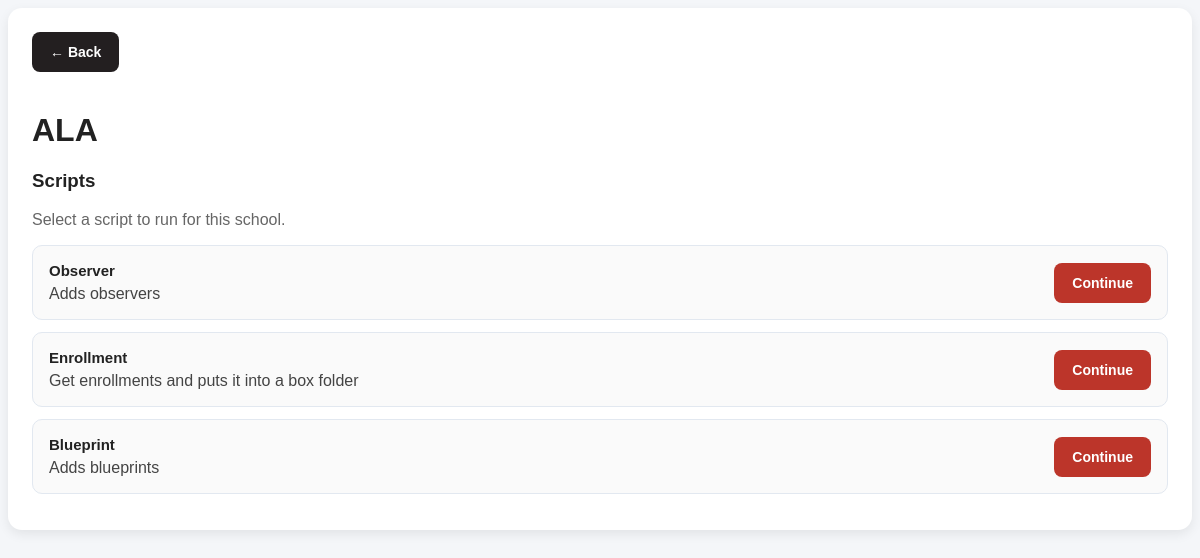
Before: /Canvas/ALA/ with the older database file.
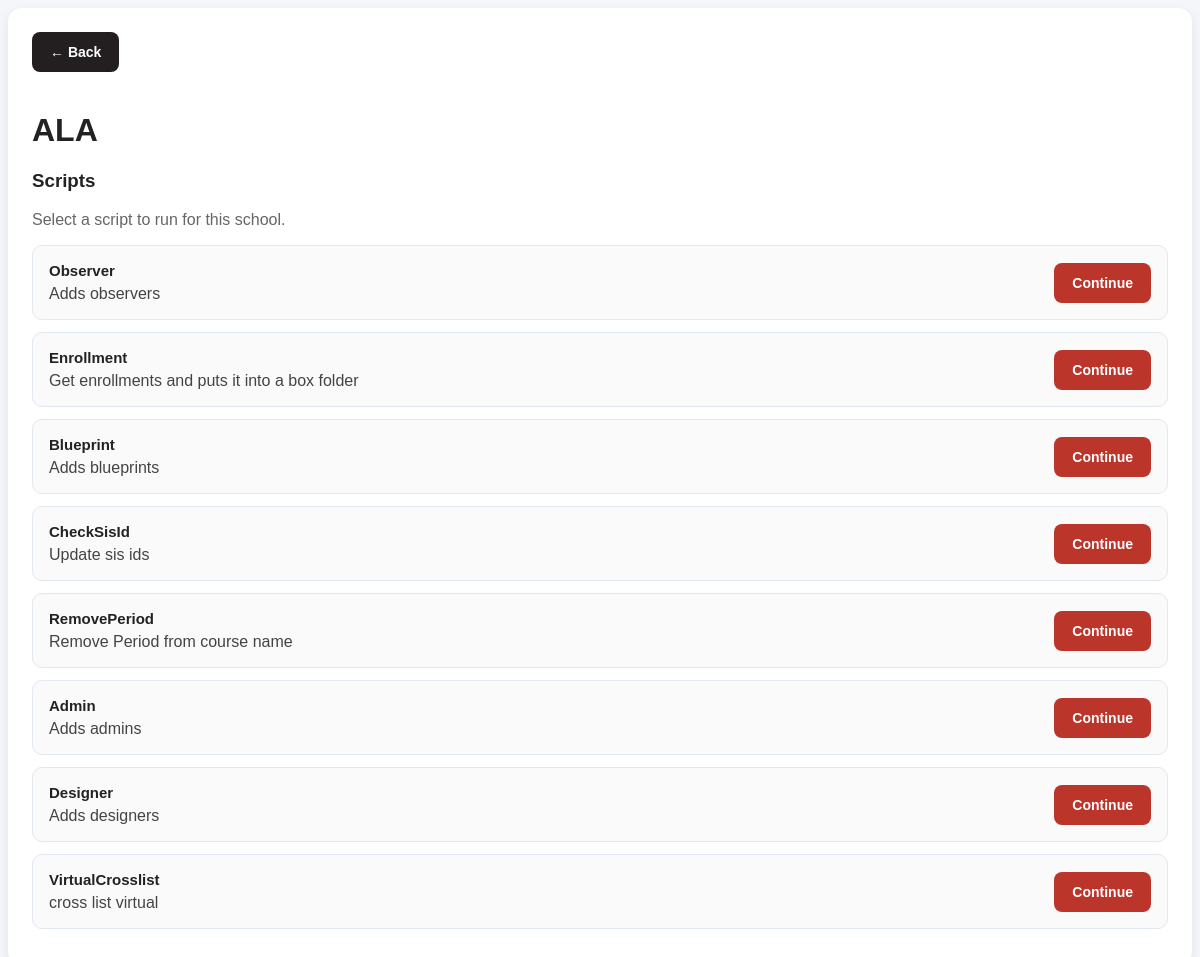
After: the same page with the newer database file.
### CanvasApp/models/models.py (models this page shows, shortened)
class School (models.Model):
    name = models.CharField(max_length=100)

### CanvasApp/models/models_script.py (models this page shows, shortened)
class Script(models.Model):
    possible_scripts = {
        "Admin": "Add Admins script",
        "Blueprint": "Blueprint script",
        "Designer": "Designer script",
        "LexBlueprint": "Lexington specific blueprint script",
        "Observer": "Observer script",
        "Enrollment": "Enrollment script",
        "CheckSisId": "CheckSisId script",
        "VirtualCrosslist": "Virtual Crosslist script",
        "RemovePeriod": "Remove Period script",
    }
    brief = {
        "Admin": "Adds admins",
        "Blueprint": "Adds blueprints",
        "Designer": "Adds designers",
        "LexBlueprint": "Adds blueprints",
        "Observer": "Adds observers",
        "Enrollment": "Get enrollments and puts it into a box folder",
        "CheckSisId": "Update sis ids",
        "VirtualCrosslist": "cross list virtual",
        "RemovePeriod": "Remove Period from course name",
    }
    full = {
        "Admin": (
            "The Admin script uses the staff list created by GIB Admin to add administrators "
            "to the correct accounts."
        ),
        "Blueprint": (
            "The Blueprint script uses the provided Box file to attach blueprints to courses. "
            "If 'Dissociate' is checked, all existing blueprint associations are removed before "
            "new ones are added. Courses already attached to a blueprint cannot be attached to another."
        ),
        "Designer": (
            "The Designer script checks every non-completed course to ensure all teachers also "
            "have the designer role. Teachers missing the designer role are updated automatically. "
            "If 'Delete Designers' is checked, users who are designers but not teachers in the course "
            "will have their designer role removed."
        ),
        "LexBlueprint": (
            "The LexBlueprint script reviews every course and assigns the correct blueprint "
            "based on the course name."
        ),
        "Observer": (
            "The Observer script creates users from a provided Box file ('Box Observer Code') "
            "and then assigns those users as observers to users listed in another Box file "
            "('Box User Code')."
        ),
        "Enrollment": (
            "The Enrollment script retrieves enrollments from all non-completed courses and "
            "exports the results to a folder in Box."
        ),
        "CheckSisId": (
            "The CheckSisId script verifies that teacher SIS IDs begin with 't' and student "
            "SIS IDs begin with 's'. Users are identified by their email domains, using "
            "'@<school domain>.org' for teachers and '@stu.<school domain>.org' for students."
            "\nstudents/teachers without SIS IDs are not shown here."
        ),
        "VirtualCrosslist": (
            "The VirtualCrosslist script manages virtual cross-listing behavior for courses. "
            "The logic behind this process is being reviewed."
        ),
        "RemovePeriod": (
            "The RemovePeriod script finds courses with 'Period' in the course name and removes it."
        ),
    }
    school = models.ForeignKey(School, on_delete=models.CASCADE)
    script_name = models.CharField(max_length=50, choices=possible_scripts)
    @property
    def brief_summary(self) -> str:
        return self.brief[str(self.script_name)]

### CanvasApp/views/views.py (the view, shortened to what this page needs)
# urls.py: path("<str:school_name>/", views.SchoolView.as_view(), name= "schoolView"),
class SchoolView(View):
    template = "school.html"
    def get(self, request, school_name):
        context = {"school": School.objects.get(name= school_name)}
        return render(request, self.template, context)

### CanvasApp/templates/school.html (shortened to what this page needs)
{% extends "base.html" %}
{% block content %}
<div class="card">
    <form method="post" enctype="multipart/form-data" style="margin-bottom: 20px;">
        <button type="submit" name="action" value="redirect" class="btn btn-secondary">
            ← Back
        </button>
    </form>
    <h1>{{ school.name }}</h1>
    <h3>Scripts</h3>
    <p class="description">Select a script to run for this school.</p>
    {% for script in school.script_set.all %}
        <div class="variable-card" style="margin-bottom: 12px;">
            <div style="display:flex; justify-content:space-between; align-items:center; gap:12px;">
                <div>
                    <strong style="font-size: 15px;">
                        {{ script.script_name }}
                    </strong>
                    <p class="current-value" style="margin:6px 0 0;">
                        {{ script.brief_summary }}
                    </p>
                </div>
                <form method="post" enctype="multipart/form-data" style="margin:0;">
                    <button type="submit"
                            name="action"
                            value="{{ script.script_name }}"
                            class="btn btn-primary">
                        Continue
                    </button>
                </form>
            </div>
        </div>
    {% empty %}
        <p class="description">No scripts found for this school.</p>
    {% endfor %}
</div>
{% endblock %}

### CanvasApp/templates/base.html (shortened to what this page needs)
{% load static %}
<!DOCTYPE html>
<html lang="en">
<head>
    <link rel="stylesheet" href="{% static 'css/styles.css' %}">
</head>
<body>
    {% block content %}
    {% endblock %}
</body>
</html>

### CanvasApp/static/css/styles.css (style rules this page uses)
body { background: #f4f6f9; font-family: Arial, sans-serif; color: #222; }
.card { background: white; border-radius: 14px; padding: 24px; margin-bottom: 24px; box-shadow: 0 4px 12px rgba(0,0,0,0.08); }
.description { color: #666; margin-top: 10px; }
h1, h2 { margin-top: 0; }
.variable-card { border: 1px solid #e2e8f0; border-radius: 10px; padding: 16px; background: #fafafa; }
.current-value { margin: 10px 0 16px; color: #444; }
.btn { border: none; border-radius: 8px; padding: 12px 18px; font-size: 14px; cursor: pointer; transition: 0.2s ease; font-weight: 600; }
.btn-primary { background: #bc352a; color: white; }
.btn-secondary { background: #231f20; color: white; margin-bottom: 20px; }

Changed rows visible on the page:
added Script: script_name "CheckSisId", brief_summary "Update sis ids"
added Script: script_name "RemovePeriod", brief_summary "Remove Period from course name"
added Script: script_name "Admin", brief_summary "Adds admins"
added Script: script_name "Designer", brief_summary "Adds designers"
added Script: script_name "VirtualCrosslist", brief_summary "cross list virtual"
